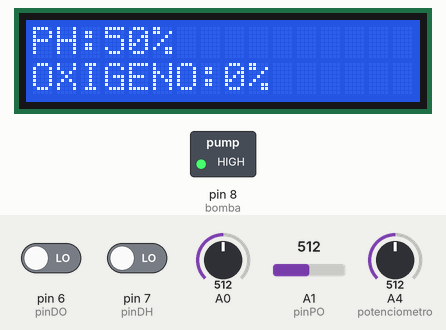
Simulated run of this sketch. Board: Arduino Uno, built with avr-gcc and run on an emulated ATmega328P. Parts: 16×2 character LCD, switched loads named in the sketch (green lamp = pin HIGH). The test bench sets the inputs (shaded band); at power-on: A4 (potenciometro) = 512, A0 = 512, A1 (pinPO) = 512, pin 6 (pinDO) LOW, pin 7 (pinDH) LOW. What the sketch prints to the serial monitor is not drawn.

Above: at 3.2 s.
3.3 s: A4 (potenciometro) set to 759
4.9 s: A4 (potenciometro) set to 784
At 6.0 s:
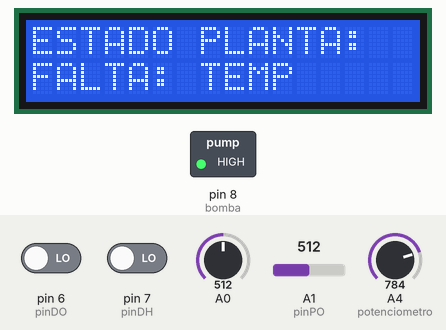
6.8 s: A0 set to 712
8.3 s: A0 set to 735
At 9.0 s:
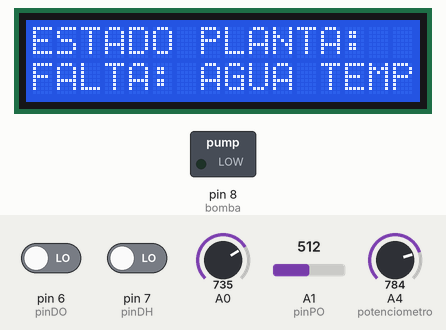
10.0 s: A1 (pinPO) set to 426
11.5 s: A1 (pinPO) set to 403
At 12.8 s:
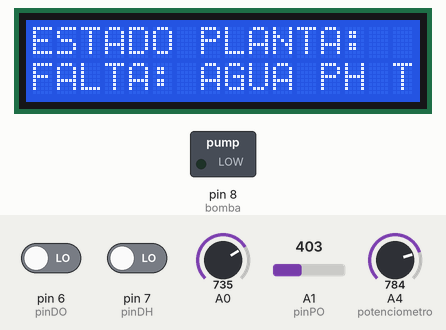
Timing chart, 0 to 14.2 s (numbered marks = the images above; inputs shaded):
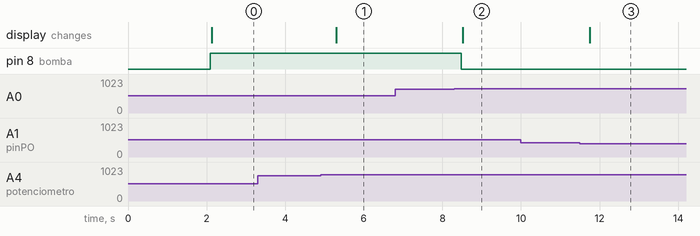

The sketch:

CODIGODEHUERTO.ino
```cpp
#include <Wire.h>
#include <LiquidCrystal_I2C.h>

// Configuración LCD I2C (dirección 0x27 para la mayoría de displays)
LiquidCrystal_I2C lcd(0x27, 16, 2);

// Pines
int bomba = 8;
int pinPO = A1;    // Sensor PH
int pinDO = 6;     // Sensor Oxígeno Disuelto
int pinDH = 7;     // Sensor Temperatura DHT11
int potenciometro = A4; // Potenciómetro para cambiar parámetros en A4

// Variables
int humedad = 0;
int modoDisplay = 0; // 0:Humedad, 1:Temperatura, 2:PH, 3:Estado
int ultimoModo = -1; // Para detectar cambios

void setup() {
  Serial.begin(9600);

  // Configurar pines
  pinMode(bomba, OUTPUT);
  pinMode(pinDO, INPUT);
  pinMode(pinDH, INPUT);
  pinMode(potenciometro, INPUT);

  // Inicializar LCD
  lcd.init();
  lcd.backlight();
  lcd.clear();
  lcd.setCursor(0, 0);
  lcd.print("SISTEMA RIEGO");
  lcd.setCursor(0, 1);
  lcd.print("INICIANDO...");

  delay(2000);
  lcd.clear();
}

void loop() {
  // Leer sensores
  humedad = analogRead(A0);
  int valorPot = analogRead(potenciometro);

  // Determinar modo basado en el potenciómetro (4 zonas)
  if (valorPot < 256) {
    modoDisplay = 0; // Humedad
  } else if (valorPot < 512) {
    modoDisplay = 1; // Temperatura
  } else if (valorPot < 768) {
    modoDisplay = 2; // PH
  } else {
    modoDisplay = 3; // Estado
  }

  // Control de la bomba
  if(humedad >= 721 && humedad <= 1024) {
    digitalWrite(bomba, LOW); // Apagar bomba (suelo húmedo)
  } else {
    digitalWrite(bomba, HIGH); // Encender bomba (suelo seco)
  }

  // Conversión a porcentaje
  int humedadPct = map(humedad, 0, 1023, 100, 0); // Invertido para lógica correcta
  int phVal = analogRead(pinPO);
  int phPct = map(phVal, 0, 1023, 0, 100);
  int doVal = digitalRead(pinDO) * 100; // 0% o 100%
  int temperatura = digitalRead(pinDH) * 100; // 0% o 100%

  // Determinar estado de la planta
  bool estadoEstable = (humedadPct >= 30 && humedadPct <= 70) &&
                       (phPct >= 40 && phPct <= 80) &&
                       (temperatura >= 20 && temperatura <= 80);

  // Solo actualizar LCD si cambió el modo
  if (modoDisplay != ultimoModo) {
    lcd.clear();
    ultimoModo = modoDisplay;
  }

  // Mostrar en LCD según el modo
  switch(modoDisplay) {
    case 0: // Humedad de suelo
      lcd.setCursor(0, 0);
      lcd.print("HUMEDAD SUELO:");
      lcd.setCursor(0, 1);
      lcd.print(humedadPct);
      lcd.print("%   BOMBA:");
      lcd.print(digitalRead(bomba) ? "OFF " : "ON");
      break;

    case 1: // Temperatura
      lcd.setCursor(0, 0);
      lcd.print("TEMPERATURA:");
      lcd.setCursor(0, 1);
      lcd.print(temperatura);
      lcd.print("%");
      break;

    case 2: // PH y Oxígeno
      lcd.setCursor(0, 0);
      lcd.print("PH:");
      lcd.print(phPct);
      lcd.print("%");
      lcd.setCursor(0, 1);
      lcd.print("OXIGENO:");
      lcd.print(doVal);
      lcd.print("%");
      break;

    case 3: // Estado general
      lcd.setCursor(0, 0);
      lcd.print("ESTADO PLANTA:");
      lcd.setCursor(0, 1);
      if (estadoEstable) {
        lcd.print("ESTABLE      ");
      } else {
        // Detallar qué falta
        lcd.print("FALTA: ");
        if (humedadPct < 30) lcd.print("AGUA ");
        if (humedadPct > 70) lcd.print("DRENAR ");
        if (phPct < 40 || phPct > 80) lcd.print("PH ");
        if (temperatura < 20 || temperatura > 80) lcd.print("TEMP");
      }
      break;
  }

  // Mostrar en Serial
  Serial.print("Modo:");
  Serial.print(modoDisplay);
  Serial.print(" | H:");
  Serial.print(humedadPct);
  Serial.print("% | PH:");
  Serial.print(phPct);
  Serial.print("% | TEMP:");
  Serial.print(temperatura);
  Serial.print("% | BOMBA:");
  Serial.print(digitalRead(bomba) ? "OFF" : "ON");
  Serial.print(" | POT:");
  Serial.print(valorPot);
  Serial.print(" | ESTADO:");
  Serial.println(estadoEstable ? "ESTABLE" : "ATENCION");

  delay(500);
}
```

Measured:
- the behaviour switches between 767 and 768 on A4 (potenciometro) (found by bisection; images 0 and 1)
- the behaviour switches between 720 and 721 on A0 (found by bisection; images 1 and 2)
- the behaviour switches between 410 and 409 on A1 (pinPO) (found by bisection; images 2 and 3)
- after the input at 3.3 s, every drawn part: stays the same
- after the input at 4.9 s, the display: changes after 0.40 s (image 1)
- after the input at 6.8 s, every drawn part: stays the same
- after the input at 8.3 s, pin 8 (bomba): HIGH → LOW after 0.18 s; the display: changes after 0.22 s (image 2)
- after the input at 10.0 s, every drawn part: stays the same
- after the input at 11.5 s, the display: changes after 0.25 s (image 3)
